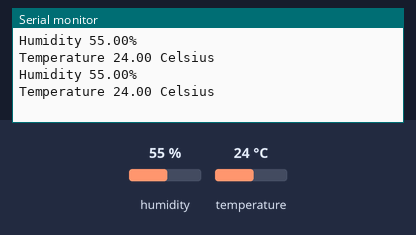
The sketch below on a simulated Arduino Uno, built with avr-gcc and run on an emulated ATmega328P. Parts: the last lines printed to the serial monitor. The test bench sets the inputs (shaded band); at power-on: humidity 55 %, temperature 24 °C.

Above: at 2.8 s.
2.9 s: humidity set to 22 %
At 4.7 s:
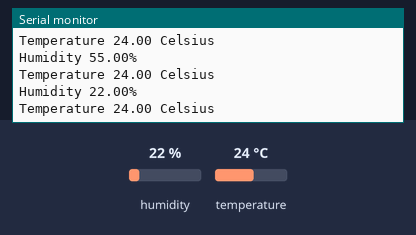
5.6 s: temperature set to 12 °C
At 6.5 s:
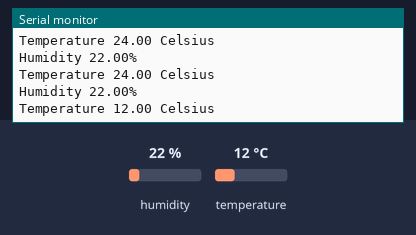
8.3 s: humidity set to 40 %
At 11.2 s:
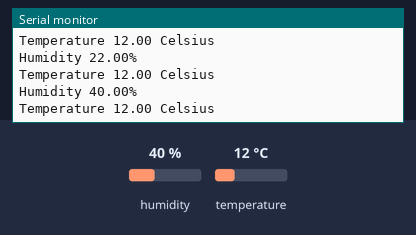
Timing chart, 0 to 12.7 s (numbered marks = the images above; inputs shaded):
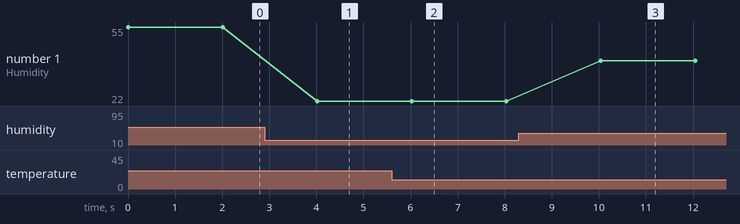

The sketch:

DHT22.ino
```cpp
/*
 * http://gmac.2600tech.com/
 * http://gmac.2600tech.com/2020/01/10/dht22-temperature-and-humidity-sensor/
 */

#include <DHT.h>

const int dhtpin = 7;

// use DHT22 sensor
DHT dhtsensor (dhtpin, DHT22);

double humidity;
double temperature;

void setup(){
  Serial.begin(9600);
  dhtsensor.begin();
  }

void loop(){

  humidity    = dhtsensor.readHumidity();
  temperature = dhtsensor.readTemperature();

  Serial.println("Humidity " + String(humidity) + "%");
  Serial.println("Temperature " + String(temperature) +" Celsius");

  delay(2000);
  }
```

Measured:
- after the input at 2.9 s, the serial monitor: prints a new line after 1.1 s (image 1)
- after the input at 5.6 s, the serial monitor: prints a new line after 0.44 s (image 2)
- after the input at 8.3 s, the serial monitor: prints a new line after 1.7 s (image 3)
- plotted number 1: 55 → 22 after the input at 2.9 s, 22 → 40 after the input at 8.3 s
